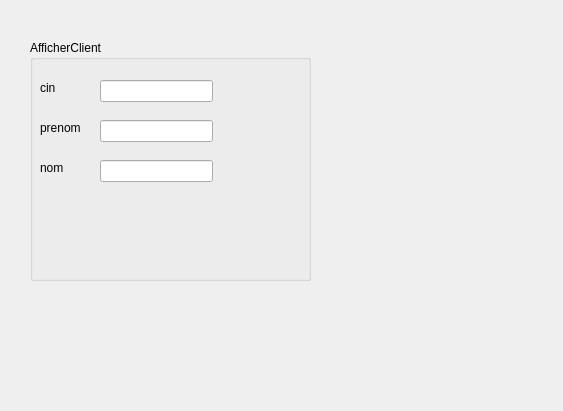
<?xml version="1.0" encoding="UTF-8"?>
<ui version="4.0">
 <class>Dialog</class>
 <widget class="QDialog" name="Dialog">
  <property name="geometry">
   <rect>
    <x>0</x>
    <y>0</y>
    <width>563</width>
    <height>411</height>
   </rect>
  </property>
  <property name="windowTitle">
   <string>Dialog</string>
  </property>
  <widget class="QGroupBox" name="groupBox">
   <property name="geometry">
    <rect>
     <x>30</x>
     <y>40</y>
     <width>281</width>
     <height>241</height>
    </rect>
   </property>
   <property name="title">
    <string>AfficherClient</string>
   </property>
   <widget class="QLabel" name="label">
    <property name="geometry">
     <rect>
      <x>10</x>
      <y>40</y>
      <width>56</width>
      <height>16</height>
     </rect>
    </property>
    <property name="text">
     <string>cin</string>
    </property>
   </widget>
   <widget class="QLabel" name="label_2">
    <property name="geometry">
     <rect>
      <x>10</x>
      <y>80</y>
      <width>56</width>
      <height>16</height>
     </rect>
    </property>
    <property name="text">
     <string>prenom</string>
    </property>
   </widget>
   <widget class="QLabel" name="label_3">
    <property name="geometry">
     <rect>
      <x>10</x>
      <y>120</y>
      <width>56</width>
      <height>16</height>
     </rect>
    </property>
    <property name="text">
     <string>nom</string>
    </property>
   </widget>
   <widget class="QLineEdit" name="lineEdit_cinD">
    <property name="geometry">
     <rect>
      <x>70</x>
      <y>40</y>
      <width>113</width>
      <height>22</height>
     </rect>
    </property>
    <property name="readOnly">
     <bool>true</bool>
    </property>
   </widget>
   <widget class="QLineEdit" name="lineEdit_prenomD">
    <property name="geometry">
     <rect>
      <x>70</x>
      <y>80</y>
      <width>113</width>
      <height>22</height>
     </rect>
    </property>
    <property name="readOnly">
     <bool>true</bool>
    </property>
   </widget>
   <widget class="QLineEdit" name="lineEdit_nomD">
    <property name="geometry">
     <rect>
      <x>70</x>
      <y>120</y>
      <width>113</width>
      <height>22</height>
     </rect>
    </property>
    <property name="readOnly">
     <bool>true</bool>
    </property>
   </widget>
  </widget>
 </widget>
 <resources/>
 <connections/>
</ui>
